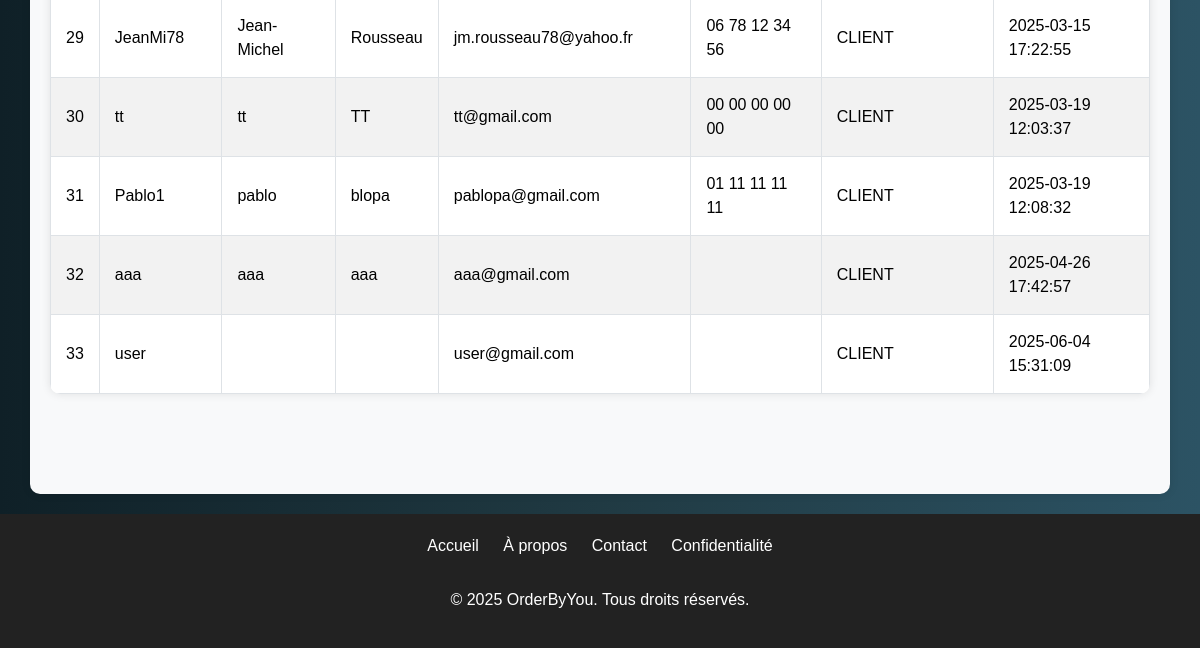
/index.php?pages=dashboard&users (signed in, lower part), run on an earlier commit of the app's database.
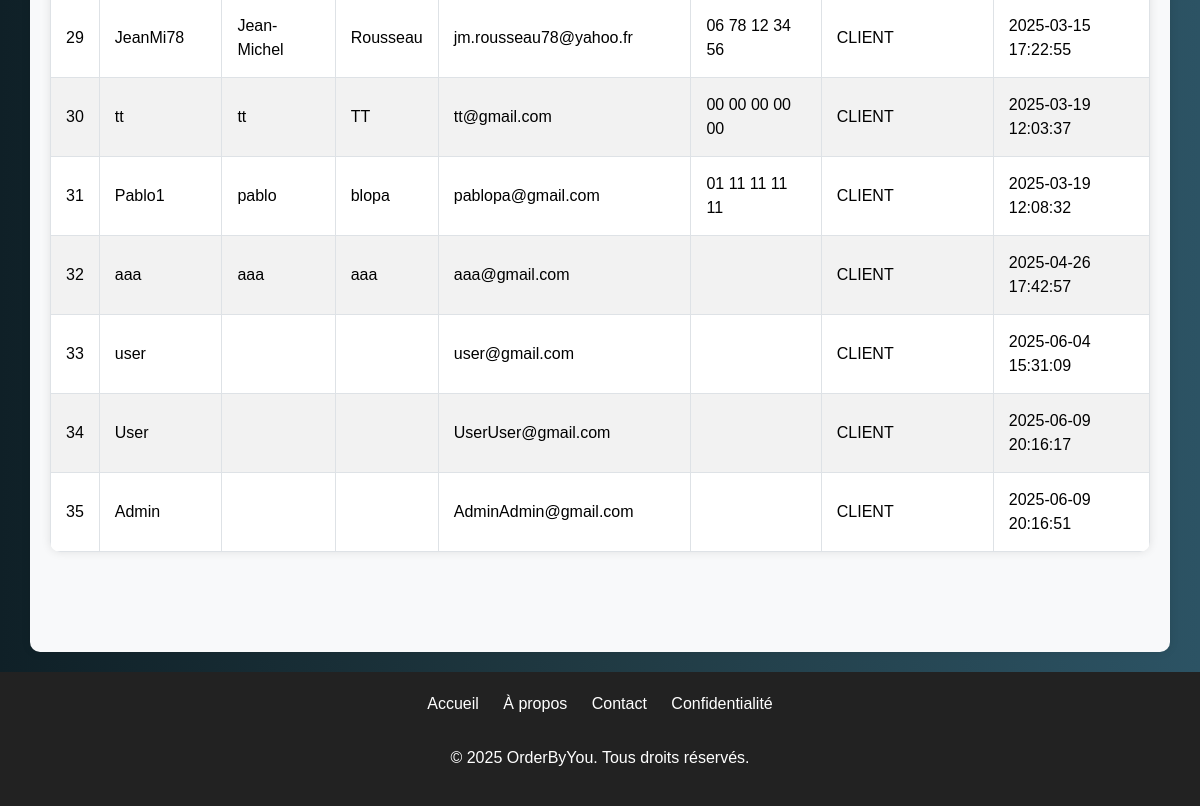
And on a later commit of the database.
### tables this page shows
CREATE TABLE IF NOT EXISTS `users` (
  `id` int NOT NULL AUTO_INCREMENT,
  `username` varchar(100) NOT NULL,
  `first_name` varchar(50) DEFAULT NULL,
  `last_name` varchar(50) DEFAULT NULL,
  `email` varchar(100) NOT NULL,
  `password` varchar(255) NOT NULL,
  `phone` varchar(15) DEFAULT NULL,
  `role` varchar(50) NOT NULL DEFAULT 'CLIENT',
  `created_at` datetime DEFAULT CURRENT_TIMESTAMP,
  PRIMARY KEY (`id`),
  UNIQUE KEY `email` (`email`)
);

### index.php (called while the page is built, shortened)
<?php
include './templates/header.php';
$allowedPages = ['home', 'products', 'cart', 'login', 'register', 'profil', 'logout', 'dashboard', 'order'];
$page = isset($_GET['pages']) ? $_GET['pages'] : 'home';
if (in_array($page, $allowedPages)) {
    $pagePath = './pages/' . $page . '.php';
} else {
    $pagePath = './pages/404.php';
}
include $pagePath;
include './templates/footer.php';
?>

### pages/dashboard.php (the view, shortened to what this page needs)
<?php
$users = $orders = $products = [];
if (isset($_GET['users'])) {
    $req = $dbb->prepare("SELECT * FROM users");
    $req->execute();
    $users = $req->fetchAll(PDO::FETCH_ASSOC);
}
?>
<div class="container">
    <?php if (isset($_GET['users'])): ?>
        <table>
            <tbody>
                <?php foreach ($users as $user): ?>
                    <tr>
                        <td><?= htmlspecialchars($user['id']) ?></td>
                        <td><?= htmlspecialchars($user['username']) ?></td>
                        <td><?= htmlspecialchars($user['first_name'] ?? '') ?></td>
                        <td><?= htmlspecialchars($user['last_name'] ?? '') ?></td>
                        <td><?= htmlspecialchars($user['email']) ?></td>
                        <td><?= htmlspecialchars($user['phone'] ?? '') ?></td>
                        <td><?= htmlspecialchars($user['role']) ?></td>
                        <td><?= htmlspecialchars($user['created_at']) ?></td>
                    </tr>
                <?php endforeach; ?>
            </tbody>
        </table>
    <?php endif; ?>
</div>

What changed in the data, as far as the page shows it:
added users: id "34", username "User", email "UserUser@gmail.com", role "CLIENT", created_at "2025-06-09 20:16:17"
added users: id "35", username "Admin", email "AdminAdmin@gmail.com", role "CLIENT", created_at "2025-06-09 20:16:51"
